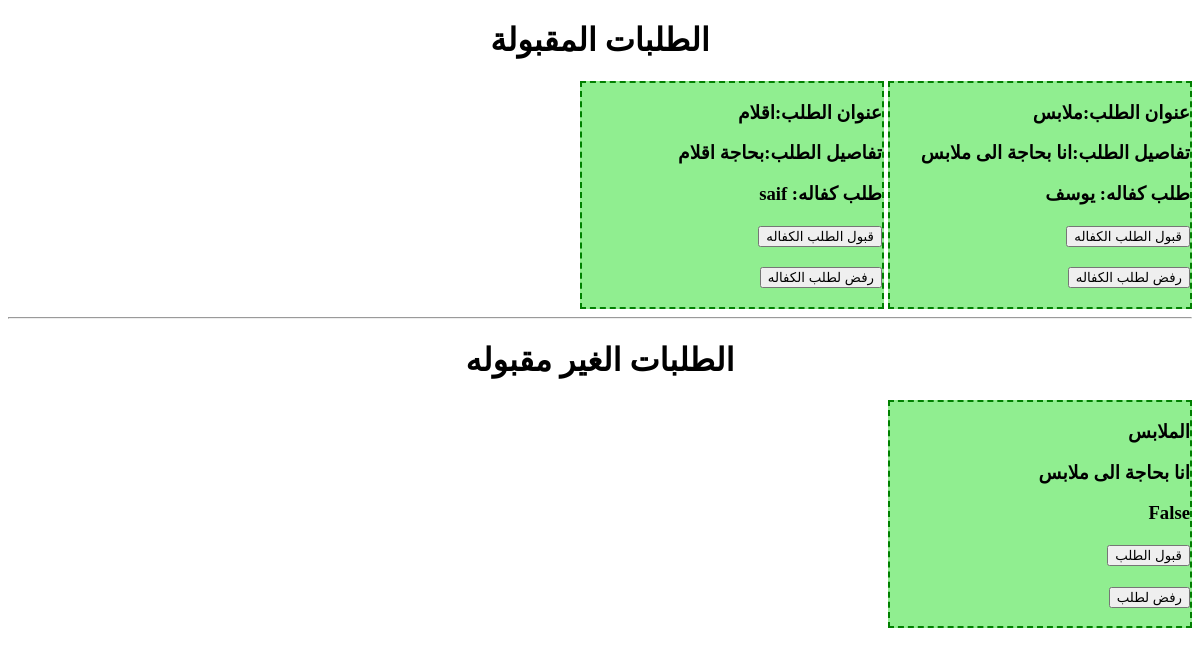
Before: /sponsor/kafalat/ (signed in) with the older database file.
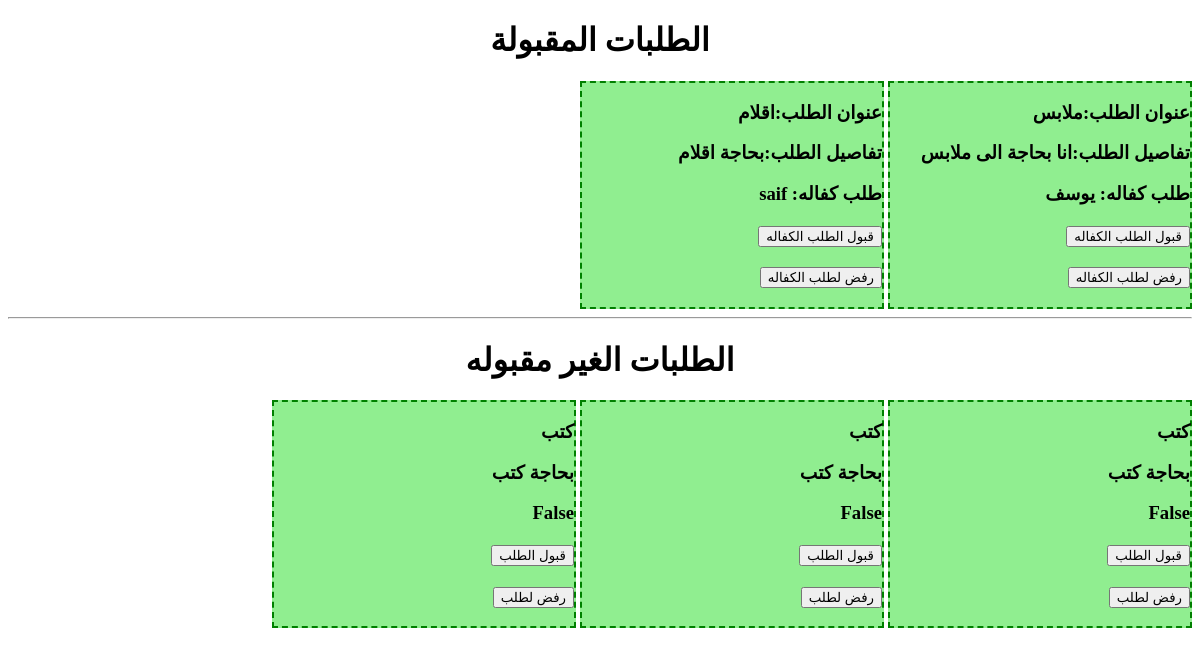
After: the same page with the newer database file.
### Students/models.py (models this page shows, shortened)
class Req_st(models.Model):
    title=models.CharField(max_length=200)
    info=models.TextField(max_length=1900)
    sender=models.CharField(max_length=200)
    date_up=models.DateField(auto_now_add=True)
    sponser=models.CharField(max_length=200,blank=True)
    sNumber=models.CharField(max_length=200,blank=True)
    sNumberReq=models.CharField(max_length=200,blank=True)
    approved=models.BooleanField(default=False)
    req_spon=models.CharField(max_length=250,blank=True)
    disable=models.BooleanField(default=False)

### Sponsors/views.py (the view)
@requires_csrf_token
def displayKafalat(request):
    if auth(request) == 2 or auth(request) == 1:  # sponsor or admin
        kta = Req_st.objects.filter(approved = True)
        kT = Req_st.objects.filter(sponser='',req_spon='',approved = True,disable = False)
        kF = Req_st.objects.filter(sponser='',req_spon='',approved = False,disable = False)
        return render(request, 'kafalat.html',{'kT':kT, 'kF': kF, 'kta':kta, 'auth': auth(request)})
    else:
        return redirect('home')

### accounts/views.py (called while the page is built, shortened)
def auth(request):
    sponsor_approved = Sponsor.objects.filter(username=request.user)
    student_approved = Students.objects.filter(username=request.user)
    x = 0
    if request.user.is_authenticated and not sponsor_approved and not student_approved:
        x = 1  # admin
    else:
        x = 4  # user
    return x

### Sponsors/templates/kafalat.html (shortened to what this page needs)
<!DOCTYPE html>
<html>
<head>
</head>
<body dir="rtl">
  {% if auth == 1%}
  <center><h1>الطلبات المقبولة<br></center>
      {% for i in kta %}
    {% if i.req_spon != '' or i.sponser != '' %}
      <div style="border: dashed 2px green; width: 300px;display: inline-block; background-color: lightgreen;" dir="rtl">
                        <h3>عنوان الطلب:{{ i.title | safe }} </h3>
                      <h3>تفاصيل الطلب:{{ i.info | safe }}</h3>
                        {% endif %}
                      {% if i.req_spon != '' %}
                                    <h3> طلب كفاله: {{ i.req_spon | safe }}</h3>
                                      <h3><button onclick="window.location.href='adminA/{{i.id | safe}}'"> قبول الطلب الكفاله </button></h3>
                                    <h3><button onclick="window.location.href='adminb/{{i.id | safe}}'"> رفض لطلب  الكفاله </button></h3>
                                  {% endif %}
      </div>
{% endfor %}
<hr>
                <center><h1>الطلبات الغير مقبوله<br></center>
                {% for i in kF %}
    <div style="border: dashed 2px green; width: 300px;display: inline-block; background-color: lightgreen;" dir="rtl">
                    <h3>{{ i.title | safe }}</h3>
                    <h3>{{ i.info | safe }}</h3>
                    <h3>{{ i.approved | safe }}</h3>
                    <h3><button onclick="window.location.href='adminRA/{{i.id | safe}}'" name='accept'>قبول الطلب  </button></h3>
                  <h3><button onclick="window.location.href='adminRB/{{i.id | safe}}'" name='refuse'> رفض لطلب  </button></h3>
    </div>
{% endfor %}
{% endif %}
</body>
</html>

Changed rows visible on the page:
no longer on this page (row edited): Req_st: title "الملابس", info "انا بحاجة الى ملابس", approved "False", shown under "الطلبات الغير مقبوله"
added Req_st: title "كتب", info "بحاجة كتب", approved "False", shown under "الطلبات الغير مقبوله"
added Req_st: title "كتب", info "بحاجة كتب", approved "False", shown under "الطلبات الغير مقبوله"
added Req_st: title "كتب", info "بحاجة كتب", approved "False", shown under "الطلبات الغير مقبوله"
